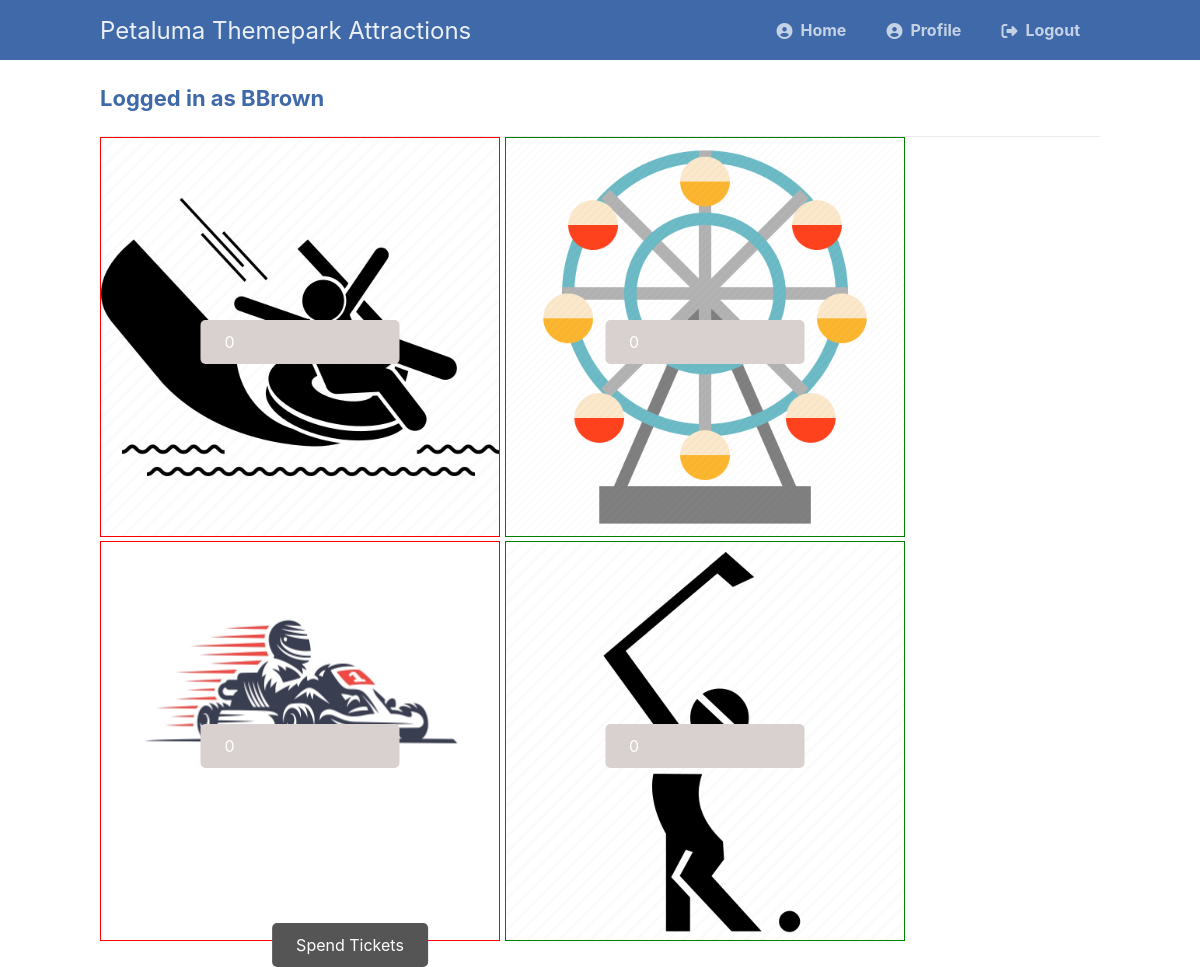
The page /attractions.php (signed in) on the database its author committed.
### tables this page shows
CREATE TABLE `member` (
  `member_ID` mediumint NOT NULL AUTO_INCREMENT,
  `first_name` varchar(45) NOT NULL,
  `last_name` varchar(45) NOT NULL,
  `gender` varchar(45) NOT NULL,
  `address` varchar(45) NOT NULL,
  `birthdate` date NOT NULL,
  `phone_number` varchar(45) NOT NULL,
  `email_address` varchar(45) NOT NULL,
  `join_date` date NOT NULL,
  `password` varchar(255) DEFAULT NULL,
  `username` varchar(255) DEFAULT NULL,
  `QtyWheel` int unsigned DEFAULT '0',
  `QtySpeed` int unsigned DEFAULT '0',
  `QtyAqua` int unsigned DEFAULT '0',
  `QtyPutt` int unsigned DEFAULT '0',
  PRIMARY KEY (`member_ID`)
);

### attractions.php (the view, shortened to what this page needs)
<?php
$dbServername = "localhost";
$dbUsername = "root";
$dbPassword = "Decon_0213";
$dbName = "mydb";
$connProfile = mysqli_connect($dbServername, $dbUsername, $dbPassword, $dbName);
$stmt = $connProfile->prepare('SELECT QtyWheel, QtySpeed, QtyAqua, QtyPutt FROM member WHERE member_ID = ?');
$stmt->bind_param('i', $_SESSION['id']);
$stmt->execute();
$stmt->bind_result($QtyWheel, $QtySpeed, $QtyAqua, $QtyPutt);
?>
<!DOCTYPE html>
<html>
	<head>
		<link href="Profile_Member.css" rel="stylesheet" type="text/css">
		<link href="attractions.css" rel="stylesheet" type="text/css">
		<link rel="stylesheet" href="https://cdnjs.cloudflare.com/ajax/libs/font-awesome/6.2.0/css/all.min.css">
	</head>
	<body class="loggedin">
		<nav class="navtop">
			<div>
				<h1>Petaluma Themepark Attractions</h1>
				<a href="Home_Page.php"><i class="fas fa-user-circle"></i>Home</a>
				<a href="Profile_Member.php"><i class="fas fa-user-circle"></i>Profile</a>
				<a href="Logout_Member.php"><i class="fas fa-sign-out-alt"></i>Logout</a>
			</div>
		</nav>
		<div class="content">
			<h2>Logged in as <?=$_SESSION['name']?></h2>
			<form action="attractions_handler.php" method="post">
				<div class="container" id=div1>
					<input type="text" class="inp" name="QtyAqua" value=<?=$QtyAqua?> placeholder="Water ride (<?=$QtyAqua?>)" required>
				</div>
				<div class="container" id=div2>
					<input type="text" class="inp" name="QtyWheel" value=<?=$QtyWheel?> placeholder="Ferris Wheel (<?=$QtyWheel?>)" required>
				</div>
				<div class="container" id=div1>
					<img src="speed.webp">
					<input type="text" class="inp" name="QtySpeed" value=<?=$QtySpeed?> placeholder="Speedway (<?=$QtySpeed?>)" required>
				</div>
				<div class="container" id=div2>
					<input type="text" class="inp" name="QtyPutt" value=<?=$QtyPutt?> placeholder="Mini Golf (<?=$QtyPutt?>)" required>
				</div>
				<div class="content">
					<div class="container">
						<button type="submit" class="btn" name="submit">Spend Tickets</button>
					</div>
				</div>
			</form>
		</div>
	</body>
</html>

### Profile_Member.css (style rules this page uses)
* { box-sizing: border-box; font-family: -apple-system, BlinkMacSystemFont, "segoe ui", roboto, oxygen, ubuntu, cantarell, "fira sans", "droid sans", "helvetica neue", Arial, sans-serif; font-size: 16px; -webkit-font-smoothing: antialiased; -moz-osx-font-smoothing: grayscale; }
body { background-color: #FFFFFF; margin: 0; }
.navtop { background-color: #3f69a8; height: 60px; width: 100%; border: 0; }
.navtop div { display: flex; margin: 0 auto; width: 1000px; height: 100%; }
.navtop div h1, .navtop div a { display: inline-flex; align-items: center; }
.navtop div h1 { flex: 1; font-size: 24px; padding: 0; margin: 0; color: #ecf0f6; font-weight: normal; }
.navtop div a { padding: 0 20px; text-decoration: none; color: #c5d2e5; font-weight: bold; }
.navtop div a i { padding: 2px 8px 0 0; }
.content { width: 1000px; margin: 0 auto; }
.content h2 { margin: 0; padding: 25px 0; font-size: 22px; border-bottom: 1px solid #ebebeb; color: #3f69a8; }

### attractions.css (style rules this page uses)
.container { position: relative; width: 50%; }
.container img { width: 100%; height: auto; }
.container .btn { position: absolute; top: 50%; left: 50%; transform: translate(-50%, -50%); -ms-transform: translate(-50%, -50%); background-color: #555; color: white; font-size: 16px; padding: 12px 24px; border: none; cursor: pointer; border-radius: 5px; }
.container .inp { position: absolute; top: 50%; left: 50%; transform: translate(-50%, -50%); -ms-transform: translate(-50%, -50%); background-color: #d9d0d0; color: rgb(255, 255, 255); font-size: 16px; padding: 12px 24px; border: none; cursor: text; border-radius: 5px; }
#div1 { display: inline-block; width:400px; height:400px; border: 1px solid red; }
#div2 { display: inline-block; width:400px; height:400px; border: 1px solid green; }
img { float: left; width: auto; height: auto; object-fit: fill; }
input[type=text] { width: 50%; padding: 15px; margin: 5px 0 22px 0; border: none; background: #c9c3c3; }

### rows shown on the page
member: QtyAqua "0", QtyWheel "0", QtySpeed "0", QtyPutt "0"

### other values the page prints
$_SESSION['name'] "BBrown"
